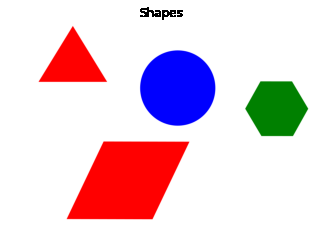
#> input picture marker_detection/shapes.png, 321 x 247 px
$ python shape_color_detection.py
#> lines starting #> are read from the running program, lines starting #| are printed output that depends on the picture; after the words box and inside, x2 and y2 are one past the last pixel; in counts of white or black regions, pixels touching at a corner belong together
import numpy as np
import cv2

img = cv2.imread('shapes.png')
#> img is the input picture: shape (247, 321, 3); mean B, G, R 218.3, 208.2, 231.6
hsvFrame = cv2.cvtColor(img, cv2.COLOR_BGR2HSV)
#> hsvFrame: shape (247, 321, 3); mean H, S, V 9.3, 50.1, 250.1

# setting img of gray image

while (1):

    # Set range for red color and
    # define mask
    red_lower = np.array([0, 137, 195], np.uint8)
    red_upper = np.array([114, 255, 255], np.uint8)
    red_mask = cv2.inRange(hsvFrame, red_lower, red_upper)
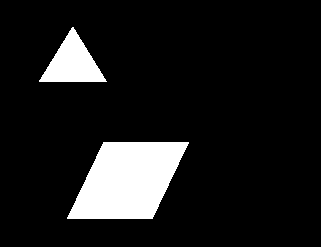
#> red_mask: shape (247, 321); 10.8% white; 2 white regions, box (x1, y1, x2, y2) and area: (67, 142, 189, 219) 6613, (39, 27, 107, 82) 1923

    # Set range for green color and
    # define mask
    green_lower = np.array([36, 50, 70], np.uint8)
    green_upper = np.array([89, 255, 255], np.uint8)
    green_mask = cv2.inRange(hsvFrame, green_lower, green_upper)
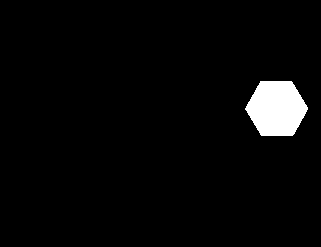
#> green_mask: shape (247, 321); 3.3% white; 1 white region, box (x1, y1, x2, y2) and area: (245, 81, 308, 136) 2617

    # Set range for blue color and
    # define mask
    blue_lower = np.array([62, 100, 56], np.uint8)
    blue_upper = np.array([128, 255, 255], np.uint8)
    blue_mask = cv2.inRange(hsvFrame, blue_lower, blue_upper)
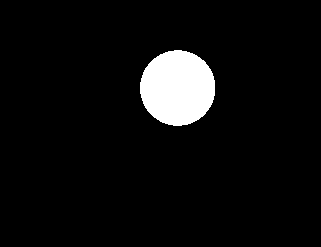
#> blue_mask: shape (247, 321); 5.6% white; 1 white region

    # Creating contour to track red color
    contours, hierarchy = cv2.findContours(red_mask,
                                           cv2.RETR_TREE,
                                           cv2.CHAIN_APPROX_SIMPLE)
#> contours = 2 contours; box (x1, y1, x2, y2) and area: (67, 142, 189, 219) 6451, (39, 27, 107, 82) 1834

    for pic, contour in enumerate(contours):
        area = cv2.contourArea(contour)
        approx = cv2.approxPolyDP(
            contour, 0.01 * cv2.arcLength(contour, True), True)

        if (area) > 300:
            # using drawContours() function
            # cv2.drawContours(img, [contour], 0, (0, 0, 0), 5)

            # finding center point of shape
            M = cv2.moments(contour)
            if M['m00'] != 0.0:
                x = int(M['m10'] / M['m00'])
                y = int(M['m01'] / M['m00'])

            if len(approx) == 3:
                cv2.putText(img, 'Triangle', (x, y),
                            cv2.FONT_HERSHEY_SIMPLEX, 0.6, (0, 0, 0), 1)

            elif len(approx) == 4:
                cv2.putText(img, 'Rectangle', (x, y),
                            cv2.FONT_HERSHEY_SIMPLEX, 0.6, (0, 0, 0), 1)

            elif len(approx) == 5:
                cv2.putText(img, 'Pentagon', (x, y),
                            cv2.FONT_HERSHEY_SIMPLEX, 0.6, (0, 0, 0), 1)

            elif len(approx) == 6:
                cv2.putText(img, 'Hexagon', (x, y),
                            cv2.FONT_HERSHEY_SIMPLEX, 0.6, (0, 0, 0), 1)

            else:
                cv2.putText(img, 'circle', (x, y),
                            cv2.FONT_HERSHEY_SIMPLEX, 0.6, (0, 0, 0), 1)
#> this loop made 2 passes
#> (pic, area, approx, x, y) on passes 1 to 2: (0, 6451, [[103, 142], [67, 218], [152, 218], [188, 142]], 127, 179), (1, 1834, [[39, 80], [106, 81], [73, 27]], 72, 62)
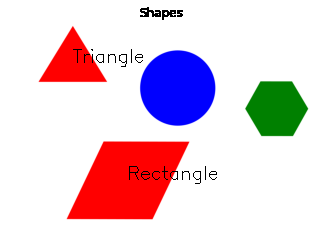
#> img: shape (247, 321, 3); 0.5% of pixels changed, all inside (x1, y1, x2, y2) = (73, 49, 217, 184)

            # Creating contour to track green color
    contours, hierarchy = cv2.findContours(green_mask,
                                           cv2.RETR_TREE,
                                           cv2.CHAIN_APPROX_SIMPLE)
#> contours = 1 contour; box (x1, y1, x2, y2) and area: (245, 81, 308, 136) 2531

    for pic, contour in enumerate(contours):
        area = cv2.contourArea(contour)
        approx = cv2.approxPolyDP(
            contour, 0.01 * cv2.arcLength(contour, True), True)
        print("green approx:", approx)

        if (area) > 300:
            # using drawContours() function
            # cv2.drawContours(img, [contour], 0, (0, 0, 0), 5)

            # finding center point of shape
            M = cv2.moments(contour)
            if M['m00'] != 0.0:
                x = int(M['m10'] / M['m00'])
                y = int(M['m01'] / M['m00'])

            if len(approx) == 3:
                cv2.putText(img, 'Triangle', (x, y),
                            cv2.FONT_HERSHEY_SIMPLEX, 0.6, (0, 0, 0), 1)

            elif len(approx) == 4:
                cv2.putText(img, 'Rectangle', (x, y),
                            cv2.FONT_HERSHEY_SIMPLEX, 0.6, (0, 0, 0), 1)

            elif len(approx) == 5:
                cv2.putText(img, 'Pentagon', (x, y),
                            cv2.FONT_HERSHEY_SIMPLEX, 0.6, (0, 0, 0), 1)

            elif len(approx) == 6:
                cv2.putText(img, 'Hexagon', (x, y),
                            cv2.FONT_HERSHEY_SIMPLEX, 0.6, (0, 0, 0), 1)

            else:
                cv2.putText(img, 'circle', (x, y),
                            cv2.FONT_HERSHEY_SIMPLEX, 0.6, (0, 0, 0), 1)
#> this loop made 1 pass
#> (pic, area, x, y) on pass 1: (0, 2531, 276, 108)
#| green approx: [[[260  81]]
#|  [[245 109]]
#|  [[261 135]]
#|  [[292 135]]
#|  [[307 109]]
#|  [[291  81]]]
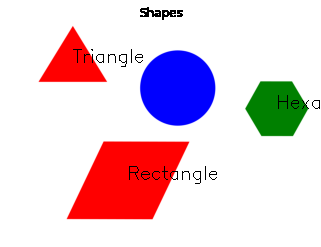
#> img: shape (247, 321, 3); 0.13% of pixels changed, all inside (x1, y1, x2, y2) = (278, 95, 320, 109)

    # Creating contour to track blue color
    contours, hierarchy = cv2.findContours(blue_mask,
                                           cv2.RETR_TREE,
                                           cv2.CHAIN_APPROX_SIMPLE)
#> contours = 1 contour; box (x1, y1, x2, y2) and area: (140, 50, 215, 126) 4366
    for pic, contour in enumerate(contours):
        area = cv2.contourArea(contour)
        approx = cv2.approxPolyDP(
            contour, 0.01 * cv2.arcLength(contour, True), True)
        print("blue approx:", approx)

        if (area) > 300:
            # using drawContours() function
            # cv2.drawContours(img, [contour], 0, (0, 0, 0), 5)

            # finding center point of shape
            M = cv2.moments(contour)
            if M['m00'] != 0.0:
                x = int(M['m10'] / M['m00'])
                y = int(M['m01'] / M['m00'])

            if len(approx) == 3:
                cv2.putText(img, 'Triangle', (x, y),
                            cv2.FONT_HERSHEY_SIMPLEX, 0.6, (0, 0, 0), 1)

            elif len(approx) == 4:
                cv2.putText(img, 'Rectangle', (x, y),
                            cv2.FONT_HERSHEY_SIMPLEX, 0.6, (0, 0, 0), 1)

            elif len(approx) == 5:
                cv2.putText(img, 'Pentagon', (x, y),
                            cv2.FONT_HERSHEY_SIMPLEX, 0.6, (0, 0, 0), 1)

            elif len(approx) == 6:
                cv2.putText(img, 'Hexagon', (x, y),
                            cv2.FONT_HERSHEY_SIMPLEX, 0.6, (0, 0, 0), 1)

            else:
                cv2.putText(img, 'circle', (x, y),
                            cv2.FONT_HERSHEY_SIMPLEX, 0.6, (0, 0, 0), 1)
#> this loop made 1 pass
#> (pic, area, x, y) on pass 1: (0, 4366, 177, 87)
#> (printed output is left out)
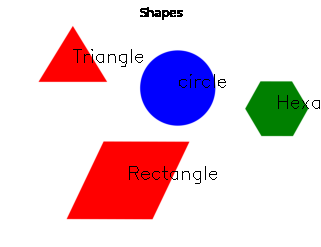
#> img: shape (247, 321, 3); 0.13% of pixels changed, all inside (x1, y1, x2, y2) = (179, 74, 226, 88)

    # Program Termination
    cv2.imshow("red", red_mask)
    cv2.imshow("green", green_mask)
    cv2.imshow("blue", blue_mask)
    cv2.imshow("img", img)
    if cv2.waitKey(10) & 0xFF == ord('q'):
#> (key q is pressed here)
#> (the run stopped early here; a loop or call above may not have finished)
